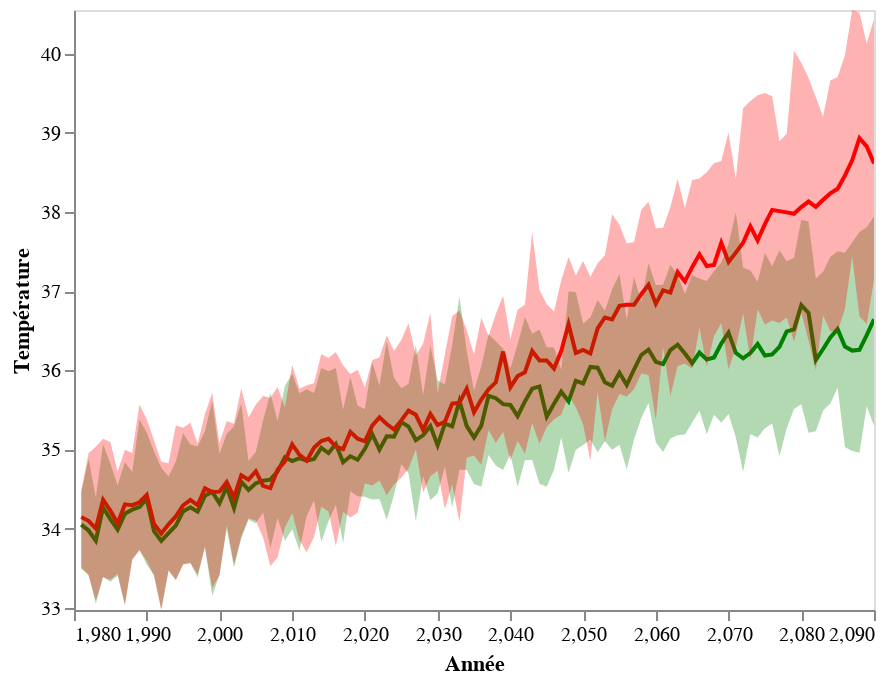

The code cell stored with this chart in its notebook:
### Code cell
min = np.amin([source["ref"].min(), source["rcp45_min"].min(), source["rcp85_min"].min()])
max = np.amax([source["ref"].max(), source["rcp45_max"].max(), source["rcp85_max"].max()])

line_rcp45 = alt.Chart(source.reset_index()).mark_line().encode(
    x=alt.X("year",
            axis=alt.Axis(title="Année")),
    y=alt.Y("rcp45_moy",
            scale=alt.Scale(domain=[min, max]),
            axis=alt.Axis(title="Température")),
    color=alt.value("green"),
    tooltip="rcp45_moy"
).interactive()

line_rcp85 = alt.Chart(source.reset_index()).mark_line().encode(
    x="year",
    y=alt.Y("rcp85_moy", scale=alt.Scale(domain=[min, max])),
    color=alt.value("red"),
    tooltip="rcp85_moy"
).interactive()

band_rcp45 = alt.Chart(source).mark_area(opacity=0.3).encode(
    x="year",
    y=alt.Y("rcp45_min", scale=alt.Scale(domain=[min, max])),
    y2="rcp45_max",
    color=alt.value("green")
)

band_rcp85 = alt.Chart(source).mark_area(opacity=0.3).encode(
    x="year",
    y=alt.Y("rcp85_min", scale=alt.Scale(domain=[min, max])),
    y2="rcp85_max",
    color=alt.value("red")
)

plot = (line_rcp45 + line_rcp85 + band_rcp45 + band_rcp85).configure_axis(grid=False)
plot
